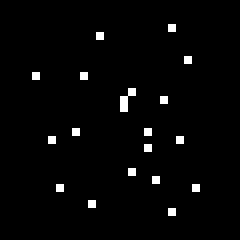
%> input picture 1.bmp, 30 x 30 px (shown 8 times larger)
$ octave tezheng.m   (GNU Octave 9; MATLAB toolbox functions it lacks are replaced by stand-ins)
%> lines starting %> are read from the running program, lines starting %| are printed output that depends on the picture; in (x1, y1, x2, y2) boxes, pixels count from 0 and x2, y2 are one past the last pixel; in counts of white or black regions, pixels touching at a corner belong together; the program's own positions count from 1
clc; clear; close all;

% --- 实验设置 ---
image_files = {'1.bmp', '2.bmp', '3.bmp'};
file_titles = {'图1 (随机)', '图2 (近似对称)', '图3 (完全对称)'};

fprintf('正在计算空间对称性指标 (灵敏度优化版)...\n');
disp('------------------------------------------------------------------------');
fprintf('%-10s | %-15s | %-12s | %-10s\n', '文件名', '图像描述', '平均误差(px)', '对称性指标(S)');
disp('------------------------------------------------------------------------');

for k = 1:length(image_files)
    % 1. 读取与预处理
    try
        img = imread(image_files{k});
%> img is the input picture: size 30x30x3 uint8; 2.2% white in thin lines or dots, all inside (x1, y1, x2, y2) = (4, 3, 25, 27)
    catch
        error(['找不到文件: ' image_files{k} '，请确保图片在当前Matlab路径下。']);
    end

    if size(img, 3) > 1
        img = rgb2gray(img);
    end
    bw = imbinarize(img);

    % 2. 提取质心
    stats = regionprops(bw, 'Centroid');
%> stats = 18 regions; first 5, Centroid: [5 10], [7 18], [8 24], [10 17], [11 10]
    centroids = cat(1, stats.Centroid);
%> centroids = 18 rows, first 12: [5 10; 7 18; 8 24; 10 17; 11 10; 12 26; 13 5; 16.33 13; 17 22; 19 17; 19 19; 20 23]

    if isempty(centroids)
        fprintf('%-10s | %-15s | %-12s | %-10s\n', image_files{k}, '无目标', 'N/A', 'N/A');
        continue;
    end

    % 3. 计算指标
    [score, mean_error] = calc_symmetry_measure(centroids);
%> in calc_symmetry_measure, `center_pt = mean(points, 1);`: center_pt = [16.35 16.56]
%> in calc_symmetry_measure, `points_mirror = 2 * center_pt - points;`: points_mirror = 18 rows, first 12: [27.7 23.11; 25.7 15.11; 24.7 9.11; 22.7 16.11; 21.7 23.11; 20.7 7.11; 19.7 28.11; 16.37 20.11; 15.7 11.11; 13.7 16.11; 13.7 14.11; 12.7 10.11]
%> in calc_symmetry_measure, `min_dists = min(dists_matrix, [], 2);`: min_dists = 18 values, max 3.96 at index 2, min 1.32 at index 3, mean 2.53
%> in calc_symmetry_measure, `E = mean(min_dists);`: E = 2.53
%> in calc_symmetry_measure, `score = 1 / (1 + alpha * E);`: score = 0.283
%> score = 0.283; mean_error = 2.53

    % 4. 输出结果
    fprintf('%-10s | %-15s | %-12.4f | %-10.4f\n', image_files{k}, file_titles{k}, mean_error, score);
%| 1.bmp      | 图1 (随机)   | 2.5307       | 0.2832

    % 5. 可视化验证 (可选，方便查看对称中心)
    figure(k);
    imshow(img); hold on;
    plot(centroids(:,1), centroids(:,2), 'r+');
    center = mean(centroids, 1);
%> center = [16.35 16.56]
    plot(center(1), center(2), 'go', 'MarkerSize', 8, 'LineWidth', 2);
    title([file_titles{k} ' S=' num2str(score, '%.2f')]);
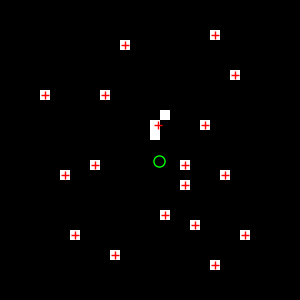
%> figure redrawn from the program's plot data; shown 10 times larger; its title reads '图1 (随机) S=0.28'
end
%> pass 2 of the loop `for k = 1:length(image_files)`:
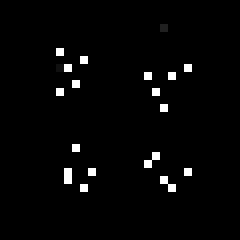
%> input picture 2.bmp, 30 x 30 px (shown 8 times larger)
%> img is the input picture: size 30x30x3 uint8; min 0, max 255, mean 5.7
%> img: size 30x30 uint8
%> bw: size 30x30 logical; 2.2% white in thin lines or dots, all inside (x1, y1, x2, y2) = (7, 6, 24, 24)
%> stats = 17 regions; first 5, Centroid: [8 7], [8 12], [9 9], [9 22.5], [10 11]
%> centroids = 17 rows, first 12: [8 7; 8 12; 9 9; 9 22.5; 10 11; 10 19; 11 8; 11 24; 12 22; 19 10; 19.5 20.5; 20 12]
%> points_mirror = 17 rows, first 12: [22.47 23.06; 22.47 18.06; 21.47 21.06; 21.47 7.56; 20.47 19.06; 20.47 11.06; 19.47 22.06; 19.47 6.06; 18.47 8.06; 11.47 20.06; 10.97 9.56; 10.47 18.06]
%> `[score, mean_error] = calc_symmetry_measure(centroids);`: score = 0.328; mean_error = 2.05
%| 2.bmp      | 图2 (近似对称) | 2.0528       | 0.3276
%> center = [15.24 15.03]
%> `title([file_titles{k} ' S=' num2str(score, '%.2f')]);`:
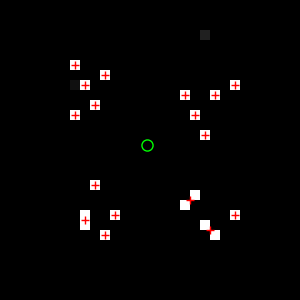
%> figure redrawn from the program's plot data; shown 10 times larger; its title reads '图2 (近似对称) S=0.33'
%> pass 3 of the loop `for k = 1:length(image_files)`:
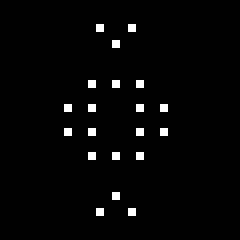
%> input picture 3.bmp, 30 x 30 px (shown 8 times larger)
%> img is the input picture: size 30x30x3 uint8; 2.2% white in thin lines or dots, all inside (x1, y1, x2, y2) = (8, 3, 21, 27)
%> stats = 20 regions; first 5, Centroid: [9 14], [9 17], [12 11], [12 14], [12 17]
%> centroids = 20 rows, first 12: [9 14; 9 17; 12 11; 12 14; 12 17; 12 20; 13 4; 13 27; 15 6; 15 11; 15 20; 15 25]
%> points_mirror = 20 rows, first 12: [21 17; 21 14; 18 20; 18 17; 18 14; 18 11; 17 27; 17 4; 15 25; 15 20; 15 11; 15 6]
%> `[score, mean_error] = calc_symmetry_measure(centroids);`: score = 1; mean_error = 0
%| 3.bmp      | 图3 (完全对称) | 0.0000       | 1.0000
%> center = [15 15.5]
%> `title([file_titles{k} ' S=' num2str(score, '%.2f')]);`:
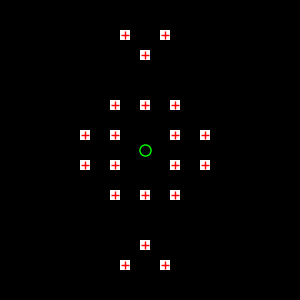
%> figure redrawn from the program's plot data; shown 10 times larger; its title reads '图3 (完全对称) S=1.00'
disp('------------------------------------------------------------------------');


% --- 核心算法函数 ---
function [score, E] = calc_symmetry_measure(points)
    % 1. 计算几何中心
    center_pt = mean(points, 1);

    % 2. 生成理想镜像点 (P_mirror = 2*Center - P)
    points_mirror = 2 * center_pt - points;

    % 3. 计算匹配误差 (Symmetry Distance)
    % 计算点集间距离矩阵
    dists_matrix = pdist2(points_mirror, points);

    % 找到每个镜像点距离原点集最近的距离
    min_dists = min(dists_matrix, [], 2);

    % E = 平均移动距离 (像素)
    E = mean(min_dists);

    % 4. 转换为指标 S
    % 修改：将alpha从0.1提高到1.0，增加区分度
    alpha = 1.0;
    score = 1 / (1 + alpha * E);
end
